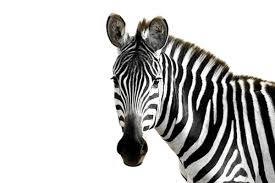
#> input picture notebooks/IA/imagenes/frida.jpg, 275 x 183 px
$ jupyter execute 10.ipynb   (shell and % lines are left out)
#> lines starting #> are read from the running program, lines starting #| are printed output that depends on the picture
[cell 1]
import numpy as np
import matplotlib.pyplot as plt
from PIL import Image

plt.style.use('classic')  # Esto configura el estilo clásico para los gráficos

# Cambia la ruta a la ubicación correcta de tu imagen
imagen = Image.open("./imagenes/frida.jpg")  # Asegúrate de que 'imagenes' está en el directorio correcto
#> imagen is the input picture: PIL image 275x183 RGB; mean R, G, B 197, 196.6, 195.7


plt.imshow(imagen)  # Muestra la imagen
plt.show()  # Muestra la imagen

[cell 2]
imagen_gr=imagen.convert('LA')
print(imagen_gr)
#| <PIL.Image.Image image mode=LA size=275x183 at 0x7F3C815C2B50>

[cell 3]
imagen_mat =np.array(list(imagen_gr.getdata(band=0)), float)
print(imagen_mat)
#> (printed output is left out)

[cell 4]
imagen_mat.shape = (imagen_gr.size[1], imagen_gr.size[0])
print(imagen_mat)
#> (printed output is left out)

[cell 5]
print(imagen_mat.shape)
#| (183, 275)

[cell 6]
plt.imshow(imagen_mat, cmap = 'gray')
plt.show()
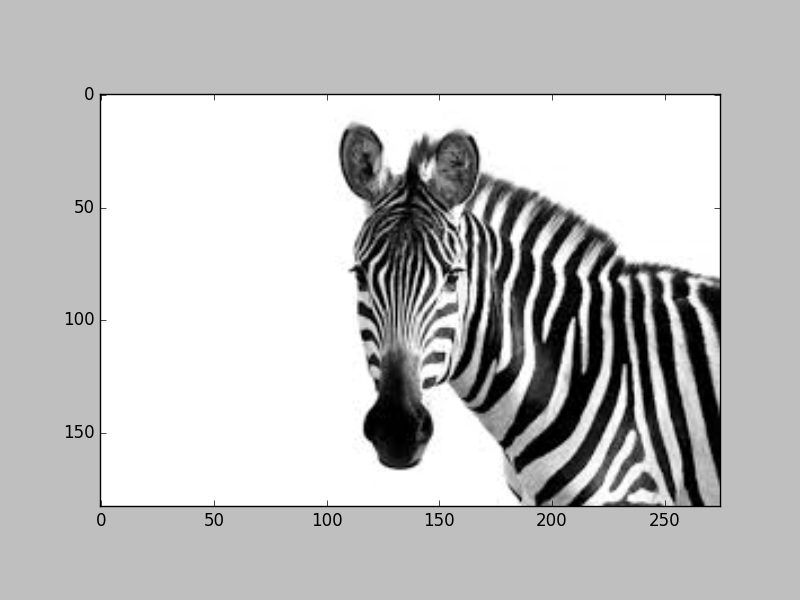
#> figure drawn by matplotlib, 1 panel

[cell 7]
imagen_mat_2 = imagen_mat /10
print(imagen_mat_2)
#> (printed output is left out)

[cell 8]
plt.imshow(imagen_mat_2)
plt.show()

[cell 9]
plt.imshow(imagen_mat_2, cmap='gray')
plt.show()

[cell 10]
print(np.max(imagen_mat_2))
#| 25.5
print(np.max(imagen_mat))
#| 255.0

[cell 11]
print(np.min(imagen_mat_2))
#| 0.0
print(np.min(imagen_mat))
#| 0.0
